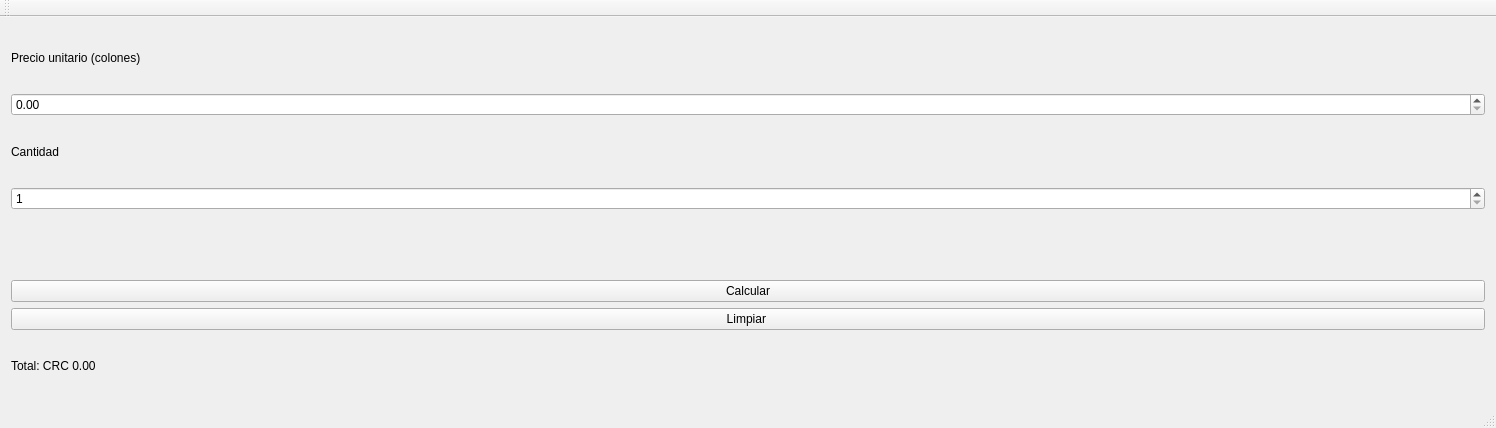
<?xml version="1.0" encoding="UTF-8"?>
<ui version="4.0">
 <class>Lab6Class</class>
 <widget class="QMainWindow" name="Lab6Class">
  <property name="geometry">
   <rect>
    <x>0</x>
    <y>0</y>
    <width>1496</width>
    <height>428</height>
   </rect>
  </property>
  <property name="windowTitle">
   <string>Lab6</string>
  </property>
  <widget class="QWidget" name="centralWidget">
   <layout class="QVBoxLayout" name="verticalLayout">
    <item>
     <widget class="QLabel" name="lblPrecio_2">
      <property name="text">
       <string>Precio unitario (colones) </string>
      </property>
     </widget>
    </item>
    <item>
     <widget class="QDoubleSpinBox" name="spnPrecio">
      <property name="maximum">
       <double>1000000.000000000000000</double>
      </property>
     </widget>
    </item>
    <item>
     <widget class="QLabel" name="lblCantidad">
      <property name="text">
       <string>Cantidad</string>
      </property>
     </widget>
    </item>
    <item>
     <widget class="QSpinBox" name="spnCantidad">
      <property name="minimum">
       <number>1</number>
      </property>
      <property name="maximum">
       <number>1000</number>
      </property>
     </widget>
    </item>
    <item>
     <widget class="QLabel" name="lblPrecio">
      <property name="text">
       <string/>
      </property>
     </widget>
    </item>
    <item>
     <widget class="QPushButton" name="btnCalcular">
      <property name="text">
       <string>Calcular</string>
      </property>
     </widget>
    </item>
    <item>
     <widget class="QPushButton" name="btnLimpiar">
      <property name="text">
       <string>Limpiar </string>
      </property>
     </widget>
    </item>
    <item>
     <widget class="QLabel" name="lblTotal">
      <property name="text">
       <string>Total: CRC 0.00</string>
      </property>
     </widget>
    </item>
   </layout>
  </widget>
  <widget class="QMenuBar" name="menuBar">
   <property name="geometry">
    <rect>
     <x>0</x>
     <y>0</y>
     <width>1496</width>
     <height>21</height>
    </rect>
   </property>
  </widget>
  <widget class="QToolBar" name="mainToolBar">
   <attribute name="toolBarArea">
    <enum>TopToolBarArea</enum>
   </attribute>
   <attribute name="toolBarBreak">
    <bool>false</bool>
   </attribute>
  </widget>
  <widget class="QStatusBar" name="statusBar"/>
 </widget>
 <layoutdefault spacing="6" margin="11"/>
 <resources>
  <include location="Lab6.qrc"/>
 </resources>
 <connections/>
</ui>
